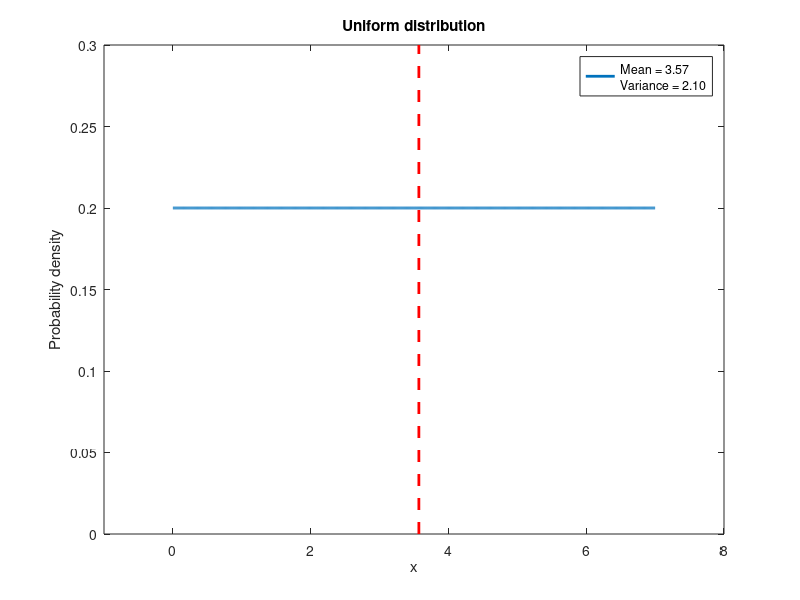

MATLAB code to generate this figure:
% Define the parameters of the uniform distribution
a = 1; % Lower bound
b = 6; % Upper bound

% Generate 1000 random numbers from the uniform distribution
rng(1); % Set the random seed for reproducibility
X = a + (b - a) * rand([1, 1000]);

% Compute the mean and variance of the generated numbers
mu = mean(X);
sigma2 = var(X);

% Define the range of x values to plot
x = linspace(a - 1, b + 1, 1000);

% Compute the uniform distribution density function
f = ones(size(x)) ./ (b - a);

% Plot the uniform distribution density function
plot(x, f, 'LineWidth', 2);
hold on;

% Plot a vertical line at the mean value
ymin = 0;
ymax = max(f) * 1.5;
line([mu mu], [ymin ymax], 'Color', 'r', 'LineStyle', '--', 'LineWidth', 2);

% Set the plot limits and labels
xlim([a - 2, b + 2]);
ylim([ymin, ymax]);
xlabel('x');
ylabel('Probability density');
title('Uniform distribution');
legend(sprintf('Mean = %.2f\nVariance = %.2f', mu, sigma2));
